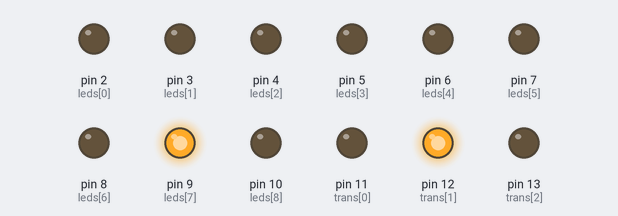
Simulated run of this sketch. Board: Arduino Uno, built with avr-gcc and run on an emulated ATmega328P. Shown: output pins drawn as LEDs (lit = HIGH). Random numbers use the default seed unless the sketch sets one.

Above: at 0.12 s.
At 5.12 s:
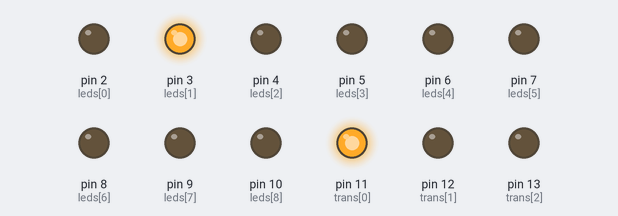
At 10.12 s:
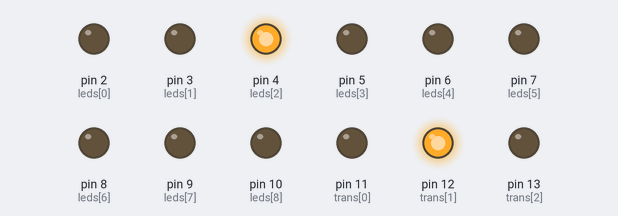
At 19.88 s:
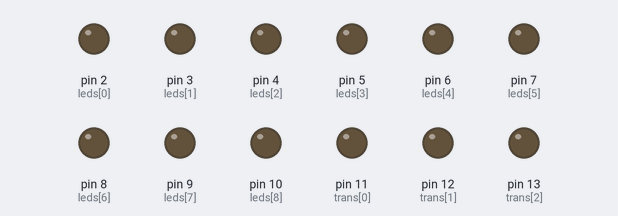
At 29.63 s:
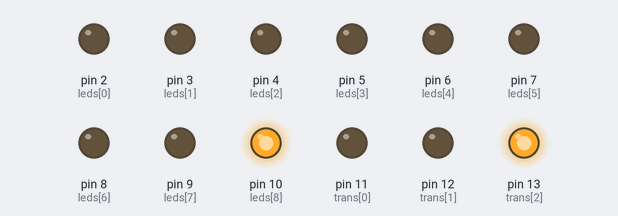
At 39.64 s:
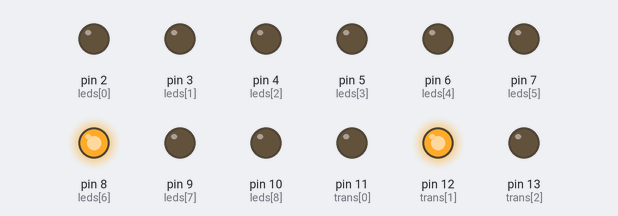
Timing chart, 0 to 40.0 s (numbered marks = the images above):
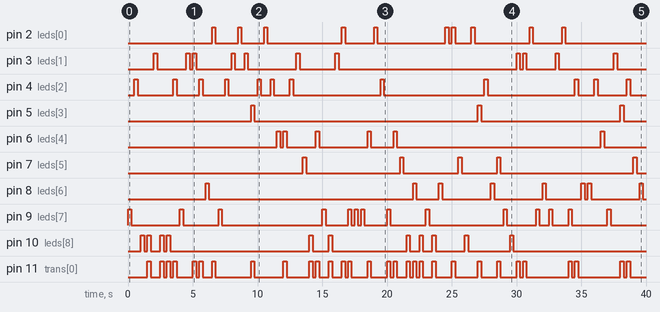

The sketch:

002.ino
```cpp
/**********************************************************************************
**                                                                               **
**                                Cub de leds                                    **
**                                                                               **
** NOM:                                                                     DATA:**
**********************************************************************************/

//********** Includes *************************************************************

//********** Variables ************************************************************
int trans[] = {11, 12, 13};
int leds[] = {2, 3, 4, 5, 6, 7, 8, 9, 10};
int RandomTrans;     //variable pis aleatori
int RandomLeds;  //Variable columna aleatoria
int i;
int temps = 250;

//********** Setup ****************************************************************
void setup(){
 Serial.begin(9600);

 for (int i = 0; i < 4; i ++ ){ //repetim aquest programa fins que tota l'arrai es posa a 0
        pinMode(trans[i], OUTPUT); //determinem els pins de sortida
        digitalWrite(trans[i], LOW); //posem els pins a 0
    }

    for (int i = 0; i < 10; i ++ ){ //repetim aquest programa fins que tota l'arrai es posa a 0
        pinMode(leds[i], OUTPUT);  //determinem els pins de sortida
        digitalWrite(leds[i], LOW); //posem els pins a 0
    }
}
//********** Loop *****************************************************************
void loop(){


  RandomTrans = random(0,3); //crea un numero random del 0 al 3
  RandomLeds = random(0,9); //crea un numero random del 0 al 9

  digitalWrite(trans[RandomTrans], HIGH); //posa en high el pin del numero random que ha sortit del 0 al 3
  digitalWrite(leds[RandomLeds], HIGH); // posa en high el pin del numero random que ha sortit del 0 al 9

  delay(temps);

  digitalWrite(trans[RandomTrans], LOW); //posa en low el pin del numero random que ha sortit del 0 al 3
  digitalWrite(leds[RandomLeds], LOW);  // posa en low el pin del numero random que ha sortit del 0 al 9

  delay(temps);
}
//********** Funcions *************************************************************
```

Measured:
- by itself, pin 2 (leds[0]): LOW → HIGH at 6.5 s, → LOW 0.25 s later, → HIGH 1.8 s later, → LOW 0.25 s later, … (20 changes in this stretch)
- by itself, pin 3 (leds[1]): LOW → HIGH at 2.0 s, → LOW 0.25 s later, → HIGH 2.3 s later, → LOW 0.25 s later, … (22 changes in this stretch)
- by itself, pin 4 (leds[2]): LOW → HIGH at 0.50 s, → LOW 0.25 s later, → HIGH 2.8 s later, → LOW 0.25 s later, … (24 changes in this stretch)
- by itself, pin 5 (leds[3]): goes HIGH 0.25 s, LOW 17.3 s, HIGH 0.25 s, LOW 10.8 s, HIGH 0.25 s, then LOW
- by itself, pin 6 (leds[4]): LOW → HIGH at 11.5 s, → LOW 0.25 s later, → HIGH 0.25 s later, → LOW 0.25 s later, … (12 changes in this stretch)
- by itself, pin 7 (leds[5]): LOW → HIGH at 13.5 s, → LOW 0.25 s later, → HIGH 7.3 s later, → LOW 0.25 s later, … (10 changes in this stretch)
- by itself, pin 8 (leds[6]): LOW → HIGH at 6.0 s, → LOW 0.25 s later, → HIGH 15.8 s later, → LOW 0.25 s later, … (16 changes in this stretch)
- by itself, pin 9 (leds[7]): LOW → HIGH at 0.00 s, → LOW 0.25 s later, → HIGH 3.8 s later, → LOW 0.25 s later, … (28 changes in this stretch)
